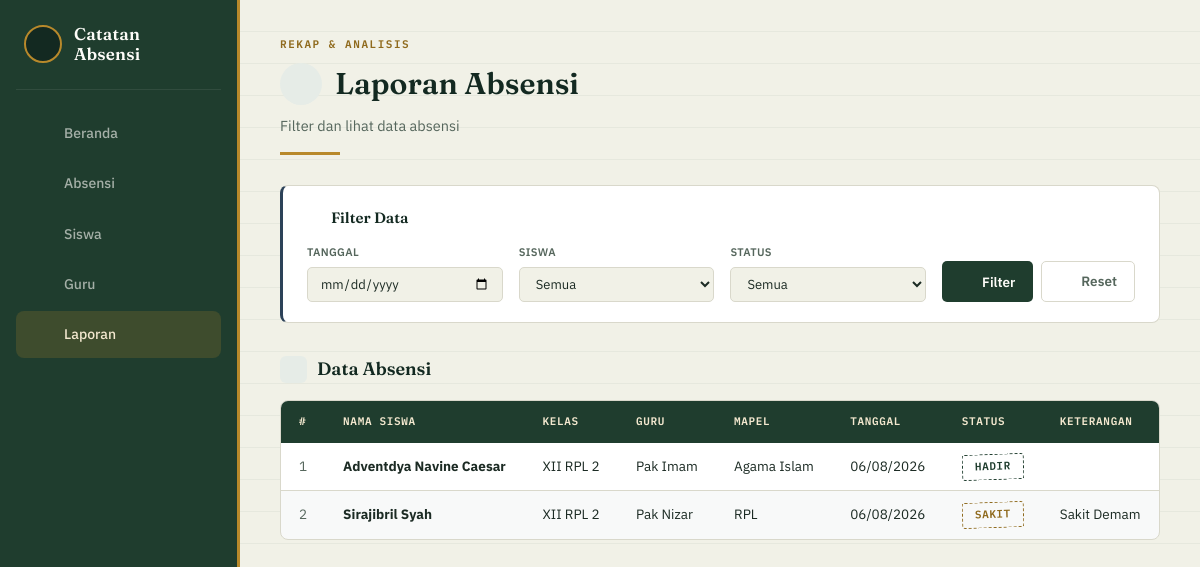
The app's page /laporan.php with its own data.
### tables this page shows
CREATE TABLE `absensi` (
  `id` int(11) NOT NULL,
  `siswa_id` int(11) NOT NULL,
  `guru_id` int(11) NOT NULL,
  `tanggal` date NOT NULL,
  `status` enum('Hadir','Sakit','Izin','Alpha') NOT NULL DEFAULT 'Hadir',
  `keterangan` text DEFAULT NULL
);

CREATE TABLE `siswa` (
  `id` int(11) NOT NULL,
  `nama` varchar(100) NOT NULL,
  `kelas` varchar(20) NOT NULL
);

CREATE TABLE `guru` (
  `id` int(11) NOT NULL,
  `nama` varchar(100) NOT NULL,
  `mapel` varchar(50) NOT NULL
);

### laporan.php (the view, shortened to what this page needs)
<?php
include 'koneksi.php';
include 'icons.php';
$filter_tanggal = isset($_GET['tanggal']) ? $_GET['tanggal'] : '';
$where = "1=1";
?>
<!DOCTYPE html>
<html lang="id">
<head>
    <link rel="stylesheet" href="style.css">
</head>
<body>
    <aside class="sidebar">
        <div class="sidebar-logo">
            <span class="logo-mark"><?= icon('stamp', 20) ?></span>
            <span class="logo-text">Catatan<br>Absensi</span>
        </div>
        <nav class="sidebar-nav">
            <a href="index.php" class="nav-link">
                <span class="nav-icon"><?= icon('home') ?></span>
                <span class="nav-text">Beranda</span>
            </a>
            <a href="absensi.php" class="nav-link">
                <span class="nav-icon"><?= icon('clipboard') ?></span>
                <span class="nav-text">Absensi</span>
            </a>
            <a href="siswa.php" class="nav-link">
                <span class="nav-icon"><?= icon('users') ?></span>
                <span class="nav-text">Siswa</span>
            </a>
            <a href="guru.php" class="nav-link">
                <span class="nav-icon"><?= icon('cap') ?></span>
                <span class="nav-text">Guru</span>
            </a>
            <a href="laporan.php" class="nav-link active">
                <span class="nav-icon"><?= icon('bar-chart') ?></span>
                <span class="nav-text">Laporan</span>
            </a>
        </nav>
    </aside>
    <main class="main-content">
        <div class="container">
            <div class="page-title">
                <span class="eyebrow">Rekap &amp; Analisis</span>
                <h1>
                    <span class="title-icon"><?= icon('bar-chart', 20) ?></span>
                    Laporan Absensi
                </h1>
                <p>Filter dan lihat data absensi</p>
            </div>
            <div class="filter-container">
                <div class="filter-title">
                    <?= icon('filter', 16) ?>
                    Filter Data
                </div>
                <form method="GET">
                    <div class="form-group">
                        <label>Tanggal</label>
                        <input type="date" name="tanggal" value="<?= $filter_tanggal ?>">
                    </div>
                    <div class="form-group">
                        <label>Siswa</label>
                        <select name="siswa">
                            <option value="">Semua</option>
                        </select>
                    </div>
                    <div class="form-group">
                        <label>Status</label>
                        <select name="status">
                            <option value="">Semua</option>
                        </select>
                    </div>
                    <div class="filter-actions">
                        <button type="submit" class="btn btn-primary"><?= icon('filter', 15) ?> Filter</button>
                        <a href="laporan.php" class="btn btn-back"><?= icon('refresh', 15) ?> Reset</a>
                    </div>
                </form>
            </div>
            <div class="table-container">
                <div class="table-title">
                    <span class="icon"><?= icon('note', 16) ?></span>
                    Data Absensi
                </div>
                <div class="card">
                    <div class="table-wrap">
                        <table>
                            <thead>
                                <tr>
                                    <th>#</th>
                                    <th>Nama Siswa</th>
                                    <th>Kelas</th>
                                    <th>Guru</th>
                                    <th>Mapel</th>
                                    <th>Tanggal</th>
                                    <th>Status</th>
                                    <th>Keterangan</th>
                                </tr>
                            </thead>
                            <tbody>
                                <?php
                                $query = "SELECT a.*, s.nama as nama_siswa, s.kelas, g.nama as nama_guru, g.mapel
                                          FROM absensi a
                                          JOIN siswa s ON a.siswa_id = s.id
                                          JOIN guru g ON a.guru_id = g.id
                                          WHERE $where
                                          ORDER BY a.tanggal DESC, a.id DESC";
                                $result = mysqli_query($conn, $query);
                                $no = 1;
                                while ($row = mysqli_fetch_assoc($result)) {
                                    $status_class = strtolower($row['status']);
                                    echo "<tr>
                                            <td>{$no}</td>
                                            <td><strong>{$row['nama_siswa']}</strong></td>
                                            <td>{$row['kelas']}</td>
                                            <td>{$row['nama_guru']}</td>
                                            <td>{$row['mapel']}</td>
                                            <td>" . date('d/m/Y', strtotime($row['tanggal'])) . "</td>
                                            <td><span class='tag tag-{$status_class}'>{$row['status']}</span></td>
                                            <td>{$row['keterangan']}</td>
                                          </tr>";
                                    $no++;
                                }
                                ?>
                            </tbody>
                        </table>
                    </div>
                </div>
            </div>
        </div>
    </main>
</body>
</html>

### records on screen
absensi: siswa.nama "Adventdya Navine Caesar", siswa.kelas "XII RPL 2", guru.nama "Pak Imam", guru.mapel "Agama Islam", tanggal "06/08/2026", status "HADIR"
absensi: siswa.nama "Sirajibril Syah", siswa.kelas "XII RPL 2", guru.nama "Pak Nizar", guru.mapel "RPL", tanggal "06/08/2026", status "SAKIT", keterangan "Sakit Demam"
